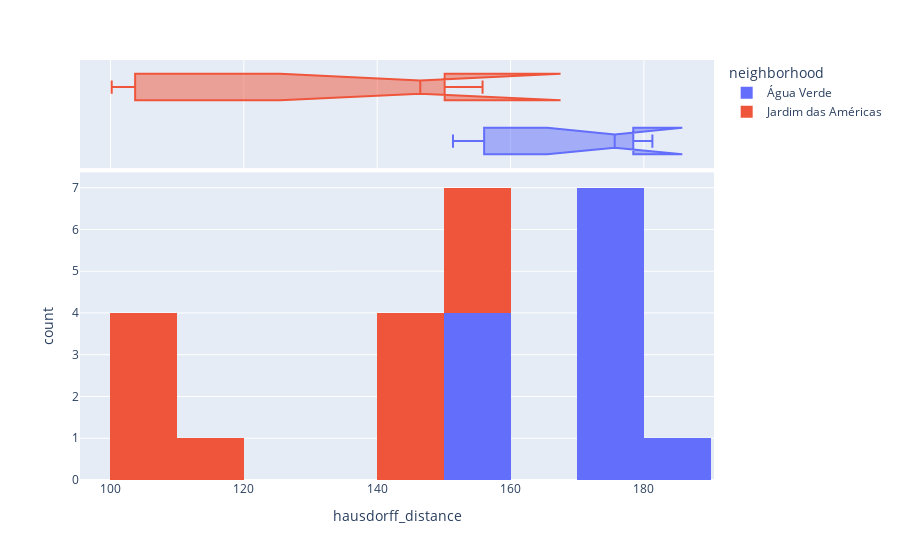

The code cell stored with this chart in its notebook:
### Code cell
px.histogram(gdf, 
            x='hausdorff_distance', 
            #  y="tip", 
            color="neighborhood",
                marginal="box", # or violin, rug
                #    hover_data=df.columns
                # range_x=(0,30),
                width = 900,
                nbins=10,
                )

### Figure 1 — Plotly figure (JSON) as saved in the notebook; plotly's stock layout.template omitted (floating-point values rounded to 4 significant figures)
{"data": [{"alignmentgroup": "True", "bingroup": "x", "hovertemplate": "neighborhood=Água Verde<br>hausdorff_distance=%{x}<br>count=%{y}<extra></extra>", "legendgroup": "Água Verde", "marker": {"color": "#636efa", "pattern": {"shape": ""}}, "name": "Água Verde", "nbinsx": 10, "offsetgroup": "Água Verde", "orientation": "v", "showlegend": true, "type": "histogram", "x": [154.1, 158.0, 177.3, 174.7, 178.5, 176.6, 173.3, 153.3, 151.4, 179.6, 181.3, 178.3], "xaxis": "x", "yaxis": "y"}, {"alignmentgroup": "True", "hovertemplate": "neighborhood=Água Verde<br>hausdorff_distance=%{x}<extra></extra>", "legendgroup": "Água Verde", "marker": {"color": "#636efa"}, "name": "Água Verde", "notched": true, "offsetgroup": "Água Verde", "showlegend": false, "type": "box", "x": [154.1, 158.0, 177.3, 174.7, 178.5, 176.6, 173.3, 153.3, 151.4, 179.6, 181.3, 178.3], "xaxis": "x2", "yaxis": "y2"}, {"alignmentgroup": "True", "bingroup": "x", "hovertemplate": "neighborhood=Jardim das Américas<br>hausdorff_distance=%{x}<br>count=%{y}<extra></extra>", "legendgroup": "Jardim das Américas", "marker": {"color": "#EF553B", "pattern": {"shape": ""}}, "name": "Jardim das Américas", "nbinsx": 10, "offsetgroup": "Jardim das Américas", "orientation": "v", "showlegend": true, "type": "histogram", "x": [146.5, 147.6, 146.5, 149.4, 155.8, 119.5, 103.2, 101.5, 104.2, 154.9, 150.9, 100.2], "xaxis": "x", "yaxis": "y"}, {"alignmentgroup": "True", "hovertemplate": "neighborhood=Jardim das Américas<br>hausdorff_distance=%{x}<extra></extra>", "legendgroup": "Jardim das Américas", "marker": {"color": "#EF553B"}, "name": "Jardim das Américas", "notched": true, "offsetgroup": "Jardim das Américas", "showlegend": false, "type": "box", "x": [146.5, 147.6, 146.5, 149.4, 155.8, 119.5, 103.2, 101.5, 104.2, 154.9, 150.9, 100.2], "xaxis": "x2", "yaxis": "y2"}], "layout": {"barmode": "relative", "legend": {"title": {"text": "neighborhood"}, "tracegroupgap": 0}, "margin": {"t": 60}, "width": 900, "xaxis": {"anchor": "y", "domain": [0, 1], "title": {"text": "hausdorff_distance"}}, "xaxis2": {"anchor": "y2", "domain": [0, 1], "matches": "x", "showgrid": true, "showticklabels": false}, "yaxis": {"anchor": "x", "domain": [0, 0.7326], "title": {"text": "count"}}, "yaxis2": {"anchor": "x2", "domain": [0.7426, 1], "matches": "y2", "showgrid": false, "showline": false, "showticklabels": false, "ticks": ""}}}
